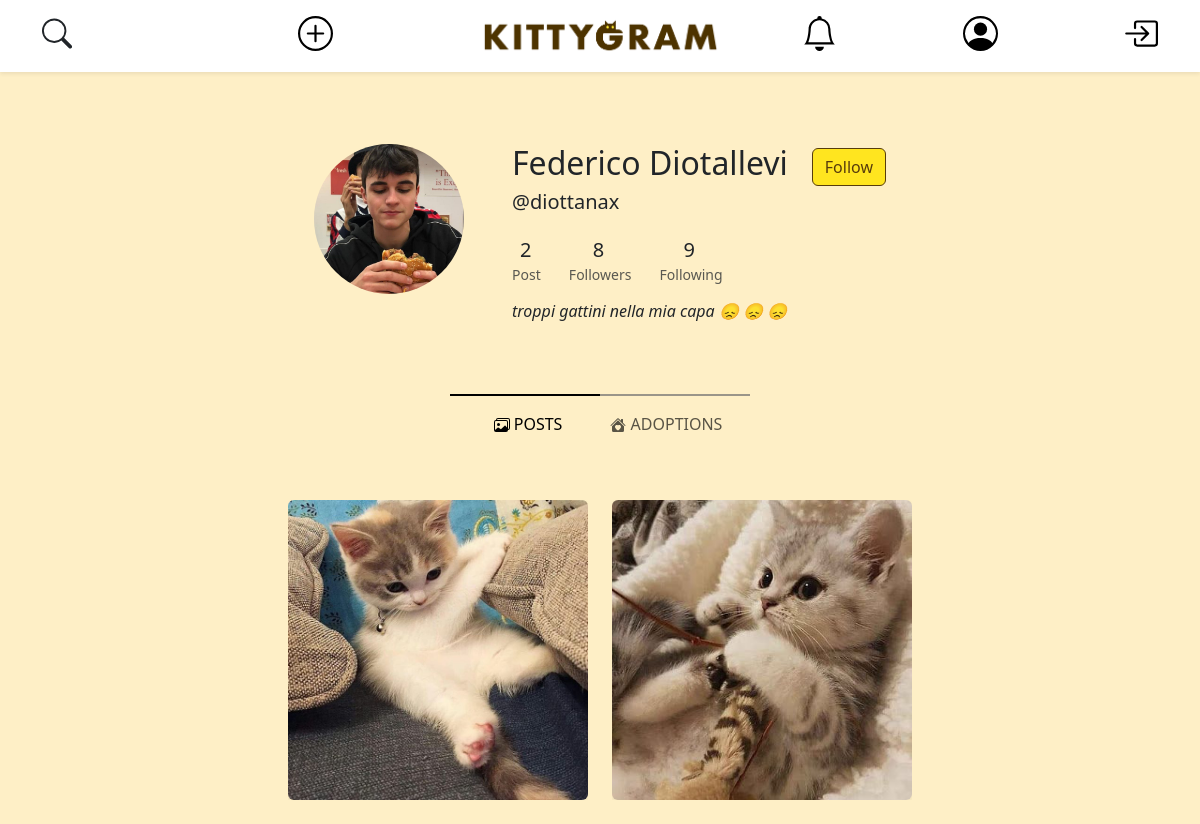
Page /open-profile.php?username=diottanax on the committed database.
### tables this page shows
CREATE TABLE IF NOT EXISTS ACCOUNT (
    user_id INT AUTO_INCREMENT PRIMARY KEY,
    username VARCHAR(25) NOT NULL UNIQUE,
    email VARCHAR(319) NOT NULL UNIQUE,
    password VARCHAR(512) NOT NULL,  
    salt VARCHAR(512) NOT NULL,
    first_name VARCHAR(25) NOT NULL,
    last_name VARCHAR(25) NOT NULL,
    user_bio VARCHAR(255) NOT NULL DEFAULT " ",
    profile_pic_id INT DEFAULT 1,
    city_id INT
);

CREATE TABLE IF NOT EXISTS MEDIA (
    media_id INT AUTO_INCREMENT PRIMARY KEY,
    file_name VARCHAR(255) NOT NULL,
    post_id INT
);

### db-config.php (called while the page is built, shortened)
<?php
$dbname = "kittygram";
require_once("db/database.php");
$dbh = new DatabaseHelper($dbname);

### db/database.php (called while the page is built, shortened)
<?php
class DatabaseHelper
{
    private $db;
    public function __construct($dbname, $servername = "localhost", $username = "root", $password = "", $port = 3306)
    {
        $this->db = new mysqli($servername, $username, $password, $dbname, $port);
    }
    public function getIdFromUsername($username)
    {
        $stmt = $this->db->prepare("SELECT user_id FROM account WHERE account.username = ? LIMIT 1");
        $stmt->bind_param("s", $username);
        $stmt->execute();
        $result = $stmt->get_result()->fetch_all(MYSQLI_ASSOC)[0];
        return count($result) > 0 ? $result['user_id'] : 0;
    }
    public function getAccountFromUsername($username)
    {
        $query = "SELECT user_id as id, username, file_name as pic, first_name, last_name, user_bio, email FROM account
                    LEFT JOIN media ON account.profile_pic_id = media.media_id
                    WHERE account.username = ?
                    LIMIT 1;";
        $stmt = $this->db->prepare($query);
        $stmt->bind_param("s", $username);
        $stmt->execute();
        $result = $stmt->get_result();
        return $result->fetch_all(MYSQLI_ASSOC)[0];
    }
    public function isUsernameTaken($username)
    {
        $query = "SELECT * FROM ACCOUNT WHERE username = ?";
        $lowerUsername = strtolower($username);
        $stmt = $this->db->prepare($query);
        $stmt->bind_param("s", $lowerUsername);
        $stmt->execute();
        $result = $stmt->get_result();
        if ($result && $result->num_rows > 0) {
            return true;
        } else {
            return false;
        }
    }
    function getMediasByPostId($post_id)
    {
        $query = "SELECT file_name FROM MEDIA WHERE post_id = ?";
        $stmt = $this->db->prepare($query);
        $stmt->bind_param("i", $post_id);
        $stmt->execute();
        $result = $stmt->get_result();
        $files = [];
        while ($row = $result->fetch_assoc()) {
            $files[] = $row['file_name'];
        }
        return $files;
    }
    public function getFollowedAccount($user_id)
    {
        $query = "SELECT username, file_name
                    FROM account LEFT JOIN follow ON account.user_id = follow.followed
                    LEFT JOIN media ON account.profile_pic_id = media.media_id
                    WHERE follow.follower = ?;";
        $stmt = $this->db->prepare($query);
        $stmt->bind_param("i", $user_id);
        $stmt->execute();
        $result = $stmt->get_result();
        return $result->fetch_all(MYSQLI_ASSOC);
    }
    public function getFollowersAccount($user_id)
    {
        $query = "SELECT username, file_name
                    FROM account LEFT JOIN follow ON account.user_id = follow.follower
                    LEFT JOIN media ON account.profile_pic_id = media.media_id
                    WHERE follow.followed = ?;";
        $stmt = $this->db->prepare($query);
        $stmt->bind_param("i", $user_id);
        $stmt->execute();
        $result = $stmt->get_result();
        return $result->fetch_all(MYSQLI_ASSOC);
    }
    public function getNumPostFromId($user_id)
    {
        $stmt = $this->db->prepare("SELECT COUNT(*) AS num_posts FROM POST WHERE user_id = ?");
        $stmt->bind_param('i', $user_id);
        $stmt->execute();
        $stmt->bind_result($numPost);
        return $numPost;
    }
    public function getUserPosts($idOrUsername)
    {
        $query = "SELECT post.post_id,
                     CASE
                        WHEN adoption.post_id IS NOT NULL THEN 1
                        ELSE 0
                     END AS is_adoption
              FROM post
              LEFT JOIN account ON post.user_id = account.user_id
              LEFT JOIN adoption ON post.post_id = adoption.post_id
              WHERE account.username = ?
                 OR account.user_id = ?
              ORDER BY post.post_id DESC";
        $stmt = $this->db->prepare($query);
        $stmt->bind_param("si", $idOrUsername, $idOrUsername);
        $stmt->execute();
        $result = $stmt->get_result()->fetch_all(MYSQLI_ASSOC);
        $userPosts = array('posts' => array(), 'adoptions' => array());
        foreach ($result as &$post) {
            $post['media'] = $this->getMediasByPostId($post['post_id']);
            if ($post['is_adoption']) {
                $userPosts['adoptions'][] = $post;
            } else {
                $userPosts['posts'][] = $post;
            }
        }
        return $userPosts;
    }
    public function isFollowing($follower, $followed)
    {
        $follower_id = $this->getIdFromUsername($follower);
        $followed_id = $this->getIdFromUsername($followed);
        if (isset($follower_id, $followed_id)) {
            $query = "SELECT * FROM follow WHERE follow.follower = ? AND follow.followed = ? LIMIT 1;";
            $stmt = $this->db->prepare($query);
            $stmt->bind_param("ii", $follower_id, $followed_id);
            $stmt->execute();
            $stmt->store_result();
            return $stmt->num_rows();
        }
        return 0;
    }
}

### open-profile.php (the view, shortened to what this page needs)
<?php
require_once ("db-config.php");
if (isset($_GET['username']) && $dbh->isUsernameTaken($_GET['username'])): ?>
  <!DOCTYPE html>
  <html lang="en">
  <head>
    <link rel="stylesheet" href="./css/style.css" />
    <link href="https://cdn.jsdelivr.net/npm/bootstrap@5.3.3/dist/css/bootstrap.min.css" rel="stylesheet"
 />
    <?php
    $accountResult = $dbh->getAccountFromUsername($_GET['username']);
    $posts = $dbh->getUserPosts($_GET['username']);
    $followers = $dbh->getFollowersAccount($accountResult['id']);
    $following = $dbh->getFollowedAccount($accountResult['id']);
    ?>
  </head>
  <body>
    <?php require_once ("./components/navbar.php") ?>
    <div id="followersModalContainer"> <?php echo require_once ("./modals/followers-modal.php") ?></div>
    <div id="followingModalContainer"> <?php echo require_once ("./modals/following-modal.php") ?> </div>
    <div class="container d-flex justify-content-center mt-5 py-5">
      <img src="./img/<?php echo $accountResult['pic']; ?>" class="rounded-circle" alt="profile-pic" width="150"
        height="150" />
      <ul class="ms-5">
        <li class="list-group-item d-flex justify-content-between align-items-center" id="name-last-name">
          <h2><?php echo $accountResult['first_name'] . " " . $accountResult['last_name']; ?></h2>
          <?php if ($accountResult['username'] == $_SESSION['username']): ?>
            <button type="button" class="btn btn-light ms-4" id="user-settings-button" name="user-settings-button">
              Edit Profile
            </button>
          <?php else: ?>
            <?php
            $isFollowing = $dbh->isFollowing($_SESSION['username'], $accountResult['username']);
            $buttonDesignClass = $isFollowing ? "btn-light" : "btn-primary";
            $buttonText = $isFollowing ? "Following" : "Follow";
            ?>
            <button id="followButton" type="button" class="btn ms-4 btn-light <?php echo $buttonDesignClass ?>"
              followed="<?php echo htmlspecialchars($accountResult['username']); ?>"
              follower="<?php echo htmlspecialchars($_SESSION['username']); ?>">
              <?php echo $buttonText ?>
            </button>
          <?php endif; ?>
        </li>
        <li class="list-group-item">
          <h5>@<?php echo $accountResult['username'] ?></h5>
        </li>
        <li class="list-inline-item mt-3 me-4">
          <h5 class="font-weight-bold mb-0 d-block ms-2 ">
            <?php echo $dbh->getNumPostFromId($accountResult['id']) ?>
          </h5>
          <small class="text-muted"> <i class="fas fa-image mr-1"></i>Post</small>
        </li>
        <li class="list-inline-item me-4">
          <h5 class="font-weight-bold mb-0 d-block ms-4" data-bs-toggle="modal" data-bs-target="#followersModal" role="button">
            <?php echo count($followers) ?>
          </h5>
          <small class="text-muted">
            <i class="fas fa-user mr-1"></i>Followers</small>
        </li>
        <li class="list-inline-item">
          <h5 class="font-weight-bold mb-0 d-block ms-4" data-bs-toggle="modal" data-bs-target="#followingModal" role="button">
            <?php echo count($following) ?>
          </h5>
          <small class="text-muted">
            <i class="fas fa-user mr-1"></i>Following</small>
        </li>
        <li class="list-group-item mt-3">
          <h6>
            <em><?php echo nl2br(wordwrap($accountResult['user_bio'], 50, "\n", true)); ?></em>
          </h6>
        </li>
      </ul>
    </div>
    <?php
    $current_route = isset($_GET['route']) && ($_GET['route'] == 'posts' || $_GET['route'] == 'adoptions') ? $_GET['route'] : 'posts';
    ?>
    <div class=" container-fluid justify-content-center ">
      <div class="active-indicator-container">
        <div class="active-indicator">
          <div class="half-bar half-bar-left <?php echo $current_route == 'posts' ? 'active' : 'inactive'; ?>">
          </div>
          <div class="half-bar half-bar-right <?php echo $current_route == 'adoptions' ? 'active' : 'inactive'; ?>">
          </div>
        </div>
      </div>
    </div>
    <nav class="navbar navbar-expand">
      <div class="container-fluid">
        <div class="collapse navbar-collapse justify-content-center" id="navbarNavAltMarkup">
          <div class="navbar-nav mx-auto">
            <a class="nav-link mx-3 <?php echo $current_route == 'posts' ? 'active' : ''; ?>" aria-current="page"
              href="open-profile.php?username=<?php echo $accountResult['username'] ?>">
               POSTS</a>
            <a class="nav-link mx-3 <?php echo $current_route == 'adoptions' ? 'active' : ''; ?>"
              href="open-profile.php?username=<?php echo $accountResult['username'] ?>&route=adoptions">
               ADOPTIONS</a>
          </div>
        </div>
      </div>
    </nav>
    <?php
    if ($current_route === 'adoptions') {
      $postToShow = $posts['adoptions'];
    } else if ($current_route === 'posts') {
      $postToShow = $posts['posts'];
    }
    ?>
    <div class=" mt-5 container text-center justify-content-center" id="userPostsContainer">
      <?php if (count($postToShow) > 0): ?>
        <div class="row row-cols-auto justify-content-center">
          <?php foreach ($postToShow as $post): ?>
            <div class="col">
              <a href="open-post.php?post_id=<?php echo $post['post_id'] ?>">
                <div class="post-image-container-profile mb-4"> <img src="./img/<?php echo $post['media'][0] ?>"
                    class="img-fluid rounded shadow-sm" alt="" /></div>
              </a>
            </div>
          <?php endforeach; ?>
        </div>
      <?php else: ?>
        <p>No kittens here yet 😿</p>
      <?php endif; ?>
    </div>
  </body>
  </html>
<?php else:
  header('Location: ./index.php');
endif;

### css/style.css (style rules this page uses)
:root { --primary-color: #573c0c; --secondary-color: #ffe51f; --bg-color: #feefc6 !important; --btn-primary-color: #ffe51f; --btn-secondary-color: #feefc6; }
body, header, .card, nav { background-color: var(--bg-color) !important; }
ul { list-style-type: none; padding: 0; }
.btn-primary { background-color: var(--secondary-color) !important; border-color: var(--primary-color) !important; color: var(--primary-color) !important; }
.active-indicator { display: flex !important; height: 2px !important; width: 50% !important; max-width: 300px !important; }
.active-indicator-container { display: flex !important; justify-content: center !important; }
.active-indicator .half-bar { flex: 1 !important; }
.half-bar-left.active, .half-bar-right.active { background-color: #000 !important; }
.half-bar-left.inactive, .half-bar-right.inactive { background-color: #9a9589 !important; }
.post-image-container-profile { width: 300px !important; height: 300px !important; overflow: hidden !important; display: flex !important; justify-content: center !important; align-items: center !important; }
.post-image-container-profile img { min-width: 250px; min-height: 250px; object-fit: cover; width: 100%; height: 100%; }

### rows in the picture
account: profile_pic.file_name (picture), first_name "Federico", last_name "Diotallevi", username "diottanax", user_bio "troppi gattini nella mia capa 😞 😞 😞"

### other values in the picture
$buttonText "Follow"
$dbh->getNumPostFromId($accountResult['id']) "2"
count($followers) "8"
count($following) "9"
